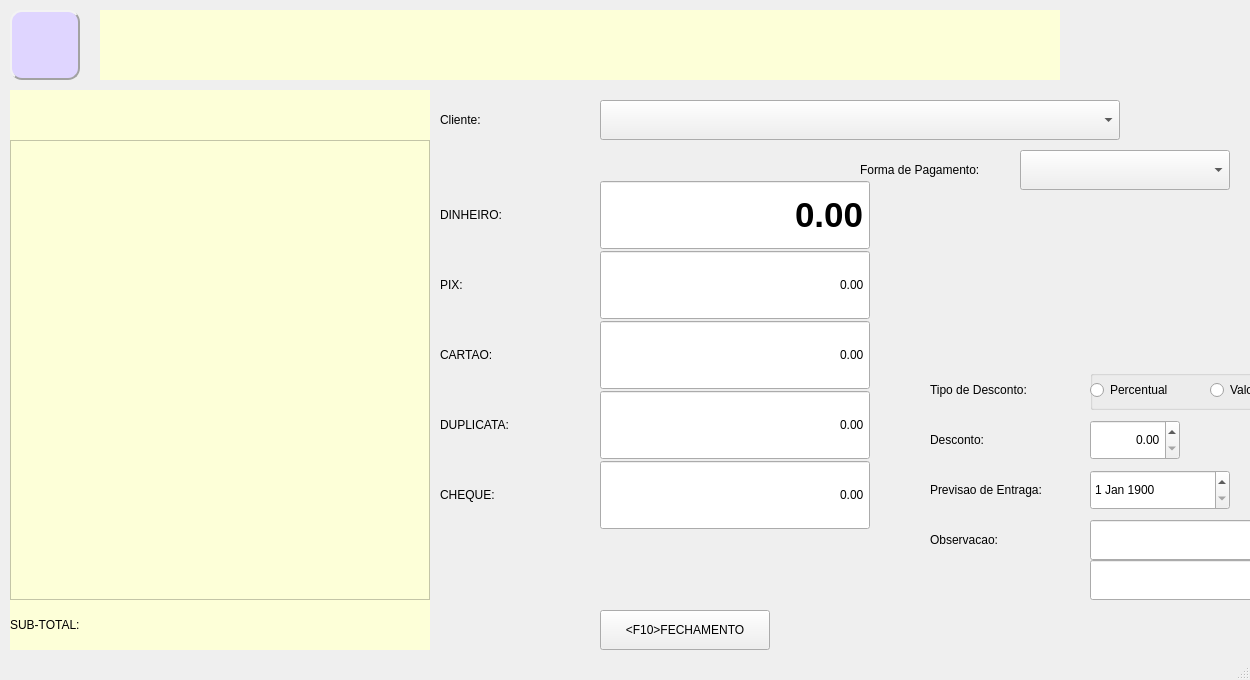
<?xml version="1.0" encoding="UTF-8"?>
<ui version="4.0">
 <class>MainWindow</class>
 <widget class="QMainWindow" name="MainWindow">
  <property name="geometry">
   <rect>
    <x>0</x>
    <y>0</y>
    <width>1250</width>
    <height>680</height>
   </rect>
  </property>
  <property name="windowTitle">
   <string>MainWindow</string>
  </property>
  <property name="styleSheet">
   <string notr="true"/>
  </property>
  <widget class="QWidget" name="centralwidget">
   <widget class="QLabel" name="produto">
    <property name="geometry">
     <rect>
      <x>100</x>
      <y>10</y>
      <width>960</width>
      <height>70</height>
     </rect>
    </property>
    <property name="styleSheet">
     <string notr="true">font: 700 italic 25pt &quot;Courier&quot;;
background-color: rgb(253, 255, 216);
color: rgb(0, 0, 0);</string>
    </property>
    <property name="text">
     <string/>
    </property>
    <property name="alignment">
     <set>Qt::AlignCenter</set>
    </property>
   </widget>
   <widget class="QLabel" name="empresa">
    <property name="geometry">
     <rect>
      <x>10</x>
      <y>10</y>
      <width>70</width>
      <height>70</height>
     </rect>
    </property>
    <property name="styleSheet">
     <string notr="true">font: 81 10pt &quot;Rockwell Extra Bold&quot;;

background-color: rgb(223, 213, 255);

border-color: rgb(162, 162, 162);

border-style: Outset;
border-width: 2px;
border-radius: 12px;</string>
    </property>
    <property name="text">
     <string/>
    </property>
    <property name="pixmap">
     <pixmap>../../../../Users/Helio/.designer/backup/CADASTRO.png</pixmap>
    </property>
    <property name="scaledContents">
     <bool>true</bool>
    </property>
   </widget>
   <widget class="QTextBrowser" name="textBrowser">
    <property name="geometry">
     <rect>
      <x>10</x>
      <y>140</y>
      <width>420</width>
      <height>460</height>
     </rect>
    </property>
    <property name="styleSheet">
     <string notr="true">background-color: rgb(253, 255, 216);
color: rgb(0, 0, 0);</string>
    </property>
   </widget>
   <widget class="QPushButton" name="bt_fecha">
    <property name="geometry">
     <rect>
      <x>600</x>
      <y>610</y>
      <width>170</width>
      <height>40</height>
     </rect>
    </property>
    <property name="text">
     <string>&lt;F10&gt;FECHAMENTO</string>
    </property>
   </widget>
   <widget class="QLabel" name="label">
    <property name="geometry">
     <rect>
      <x>440</x>
      <y>100</y>
      <width>150</width>
      <height>40</height>
     </rect>
    </property>
    <property name="text">
     <string>Cliente:</string>
    </property>
   </widget>
   <widget class="QLabel" name="sub_total">
    <property name="geometry">
     <rect>
      <x>10</x>
      <y>600</y>
      <width>420</width>
      <height>50</height>
     </rect>
    </property>
    <property name="styleSheet">
     <string notr="true">background-color: rgb(253, 255, 216);
font: 700 19pt &quot;Courier&quot;;
color: rgb(0, 0, 0);</string>
    </property>
    <property name="text">
     <string>SUB-TOTAL:</string>
    </property>
   </widget>
   <widget class="QLabel" name="numero_pedido">
    <property name="geometry">
     <rect>
      <x>10</x>
      <y>90</y>
      <width>420</width>
      <height>30</height>
     </rect>
    </property>
    <property name="styleSheet">
     <string notr="true">background-color: rgb(253, 255, 216);
color: rgb(0, 0, 0);</string>
    </property>
    <property name="text">
     <string/>
    </property>
   </widget>
   <widget class="QLabel" name="label_2">
    <property name="geometry">
     <rect>
      <x>930</x>
      <y>370</y>
      <width>150</width>
      <height>40</height>
     </rect>
    </property>
    <property name="text">
     <string>Tipo de Desconto:</string>
    </property>
   </widget>
   <widget class="QLabel" name="label_3">
    <property name="geometry">
     <rect>
      <x>930</x>
      <y>420</y>
      <width>150</width>
      <height>40</height>
     </rect>
    </property>
    <property name="text">
     <string>Desconto:</string>
    </property>
   </widget>
   <widget class="QLabel" name="cabecalho">
    <property name="geometry">
     <rect>
      <x>10</x>
      <y>120</y>
      <width>420</width>
      <height>20</height>
     </rect>
    </property>
    <property name="styleSheet">
     <string notr="true">background-color: rgb(253, 255, 216);
color: rgb(0, 0, 0);</string>
    </property>
    <property name="text">
     <string/>
    </property>
   </widget>
   <widget class="QLabel" name="label_4">
    <property name="geometry">
     <rect>
      <x>860</x>
      <y>150</y>
      <width>150</width>
      <height>40</height>
     </rect>
    </property>
    <property name="text">
     <string>Forma de Pagamento:</string>
    </property>
   </widget>
   <widget class="QLabel" name="label_5">
    <property name="geometry">
     <rect>
      <x>930</x>
      <y>470</y>
      <width>150</width>
      <height>40</height>
     </rect>
    </property>
    <property name="text">
     <string>Previsao de Entraga:</string>
    </property>
   </widget>
   <widget class="QLabel" name="label_6">
    <property name="geometry">
     <rect>
      <x>930</x>
      <y>520</y>
      <width>150</width>
      <height>40</height>
     </rect>
    </property>
    <property name="text">
     <string>Observacao:</string>
    </property>
   </widget>
   <widget class="QGroupBox" name="groupBox">
    <property name="geometry">
     <rect>
      <x>1090</x>
      <y>370</y>
      <width>220</width>
      <height>40</height>
     </rect>
    </property>
    <property name="title">
     <string/>
    </property>
    <widget class="QRadioButton" name="rb_percentual">
     <property name="geometry">
      <rect>
       <x>0</x>
       <y>0</y>
       <width>110</width>
       <height>40</height>
      </rect>
     </property>
     <property name="text">
      <string>Percentual</string>
     </property>
    </widget>
    <widget class="QRadioButton" name="rb_valor">
     <property name="geometry">
      <rect>
       <x>120</x>
       <y>0</y>
       <width>100</width>
       <height>40</height>
      </rect>
     </property>
     <property name="text">
      <string>Valor R$</string>
     </property>
    </widget>
   </widget>
   <widget class="QDoubleSpinBox" name="ds_desconto">
    <property name="geometry">
     <rect>
      <x>1090</x>
      <y>420</y>
      <width>90</width>
      <height>40</height>
     </rect>
    </property>
    <property name="alignment">
     <set>Qt::AlignRight|Qt::AlignTrailing|Qt::AlignVCenter</set>
    </property>
   </widget>
   <widget class="QDateEdit" name="data_previsao">
    <property name="geometry">
     <rect>
      <x>1090</x>
      <y>470</y>
      <width>140</width>
      <height>40</height>
     </rect>
    </property>
    <property name="date">
     <date>
      <year>1900</year>
      <month>1</month>
      <day>1</day>
     </date>
    </property>
   </widget>
   <widget class="QComboBox" name="cb_forma_pg">
    <property name="geometry">
     <rect>
      <x>1020</x>
      <y>150</y>
      <width>210</width>
      <height>40</height>
     </rect>
    </property>
   </widget>
   <widget class="QComboBox" name="cb_cliente">
    <property name="geometry">
     <rect>
      <x>600</x>
      <y>100</y>
      <width>520</width>
      <height>40</height>
     </rect>
    </property>
   </widget>
   <widget class="QLineEdit" name="obs">
    <property name="geometry">
     <rect>
      <x>1090</x>
      <y>520</y>
      <width>460</width>
      <height>40</height>
     </rect>
    </property>
   </widget>
   <widget class="QLineEdit" name="obs1">
    <property name="geometry">
     <rect>
      <x>1090</x>
      <y>560</y>
      <width>460</width>
      <height>40</height>
     </rect>
    </property>
   </widget>
   <widget class="QLabel" name="label_7">
    <property name="geometry">
     <rect>
      <x>440</x>
      <y>180</y>
      <width>310</width>
      <height>70</height>
     </rect>
    </property>
    <property name="styleSheet">
     <string notr="true">font: 700 20pt &quot;Segoe UI&quot;;</string>
    </property>
    <property name="text">
     <string>DINHEIRO:</string>
    </property>
   </widget>
   <widget class="QDoubleSpinBox" name="ds_dinheiro">
    <property name="enabled">
     <bool>true</bool>
    </property>
    <property name="geometry">
     <rect>
      <x>600</x>
      <y>180</y>
      <width>270</width>
      <height>70</height>
     </rect>
    </property>
    <property name="font">
     <font>
      <family>Segoe UI</family>
      <pointsize>26</pointsize>
      <italic>false</italic>
      <bold>true</bold>
      <stylestrategy>PreferDefault</stylestrategy>
      <kerning>true</kerning>
     </font>
    </property>
    <property name="mouseTracking">
     <bool>false</bool>
    </property>
    <property name="styleSheet">
     <string notr="true">font: 700 26pt &quot;Segoe UI&quot;;</string>
    </property>
    <property name="wrapping">
     <bool>false</bool>
    </property>
    <property name="frame">
     <bool>true</bool>
    </property>
    <property name="alignment">
     <set>Qt::AlignRight|Qt::AlignTrailing|Qt::AlignVCenter</set>
    </property>
    <property name="readOnly">
     <bool>false</bool>
    </property>
    <property name="buttonSymbols">
     <enum>QAbstractSpinBox::NoButtons</enum>
    </property>
    <property name="specialValueText">
     <string/>
    </property>
    <property name="keyboardTracking">
     <bool>true</bool>
    </property>
    <property name="prefix">
     <string/>
    </property>
    <property name="maximum">
     <double>9999.989999999999782</double>
    </property>
    <property name="stepType">
     <enum>QAbstractSpinBox::DefaultStepType</enum>
    </property>
   </widget>
   <widget class="QLabel" name="label_8">
    <property name="geometry">
     <rect>
      <x>440</x>
      <y>250</y>
      <width>310</width>
      <height>70</height>
     </rect>
    </property>
    <property name="styleSheet">
     <string notr="true">font: 700 20pt &quot;Segoe UI&quot;;</string>
    </property>
    <property name="text">
     <string>PIX:</string>
    </property>
   </widget>
   <widget class="QDoubleSpinBox" name="ds_pix">
    <property name="geometry">
     <rect>
      <x>600</x>
      <y>250</y>
      <width>270</width>
      <height>70</height>
     </rect>
    </property>
    <property name="styleSheet">
     <string notr="true">font: 700 26pt &quot;Segoe UI&quot;;</string>
    </property>
    <property name="alignment">
     <set>Qt::AlignRight|Qt::AlignTrailing|Qt::AlignVCenter</set>
    </property>
    <property name="buttonSymbols">
     <enum>QAbstractSpinBox::NoButtons</enum>
    </property>
   </widget>
   <widget class="QLabel" name="label_9">
    <property name="geometry">
     <rect>
      <x>440</x>
      <y>320</y>
      <width>310</width>
      <height>70</height>
     </rect>
    </property>
    <property name="styleSheet">
     <string notr="true">font: 700 20pt &quot;Segoe UI&quot;;</string>
    </property>
    <property name="text">
     <string>CARTAO:</string>
    </property>
   </widget>
   <widget class="QDoubleSpinBox" name="ds_cartao">
    <property name="geometry">
     <rect>
      <x>600</x>
      <y>320</y>
      <width>270</width>
      <height>70</height>
     </rect>
    </property>
    <property name="styleSheet">
     <string notr="true">font: 700 26pt &quot;Segoe UI&quot;;</string>
    </property>
    <property name="alignment">
     <set>Qt::AlignRight|Qt::AlignTrailing|Qt::AlignVCenter</set>
    </property>
    <property name="buttonSymbols">
     <enum>QAbstractSpinBox::NoButtons</enum>
    </property>
   </widget>
   <widget class="QLabel" name="label_10">
    <property name="geometry">
     <rect>
      <x>440</x>
      <y>390</y>
      <width>310</width>
      <height>70</height>
     </rect>
    </property>
    <property name="styleSheet">
     <string notr="true">font: 700 20pt &quot;Segoe UI&quot;;</string>
    </property>
    <property name="text">
     <string>DUPLICATA:</string>
    </property>
   </widget>
   <widget class="QDoubleSpinBox" name="ds_duplicata">
    <property name="geometry">
     <rect>
      <x>600</x>
      <y>390</y>
      <width>270</width>
      <height>70</height>
     </rect>
    </property>
    <property name="styleSheet">
     <string notr="true">font: 700 26pt &quot;Segoe UI&quot;;</string>
    </property>
    <property name="alignment">
     <set>Qt::AlignRight|Qt::AlignTrailing|Qt::AlignVCenter</set>
    </property>
    <property name="buttonSymbols">
     <enum>QAbstractSpinBox::NoButtons</enum>
    </property>
   </widget>
   <widget class="QLabel" name="label_11">
    <property name="geometry">
     <rect>
      <x>440</x>
      <y>460</y>
      <width>310</width>
      <height>70</height>
     </rect>
    </property>
    <property name="styleSheet">
     <string notr="true">font: 700 20pt &quot;Segoe UI&quot;;</string>
    </property>
    <property name="text">
     <string>CHEQUE:</string>
    </property>
   </widget>
   <widget class="QDoubleSpinBox" name="ds_cheque">
    <property name="geometry">
     <rect>
      <x>600</x>
      <y>460</y>
      <width>270</width>
      <height>70</height>
     </rect>
    </property>
    <property name="styleSheet">
     <string notr="true">font: 700 26pt &quot;Segoe UI&quot;;</string>
    </property>
    <property name="alignment">
     <set>Qt::AlignRight|Qt::AlignTrailing|Qt::AlignVCenter</set>
    </property>
    <property name="buttonSymbols">
     <enum>QAbstractSpinBox::NoButtons</enum>
    </property>
   </widget>
  </widget>
  <widget class="QStatusBar" name="statusbar"/>
 </widget>
 <tabstops>
  <tabstop>bt_fecha</tabstop>
  <tabstop>textBrowser</tabstop>
 </tabstops>
 <resources/>
 <connections/>
</ui>
